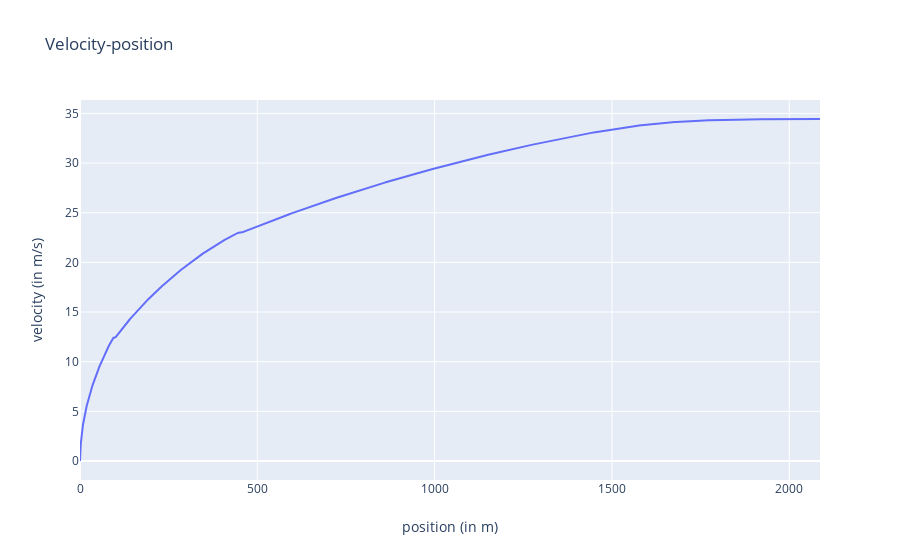

Here is the notebook cell this chart was saved with:
### Markdown cell above
# Compute and plot velocity versus postion graph

### Code cell
outputs = sol['outputs'] # outputs of the dispatcher
layout = go.Layout(title="Velocity-position",
                xaxis=dict(title='position (in m)'),
                yaxis=dict(title='velocity (in m/s)'))
data = [dict(x=outputs['positions'], y=outputs['velocities'])] # select the desired outputs
fig = go.Figure(data=data, layout=layout)
iplot(fig)

### Figure 1 — Plotly figure (JSON) as saved in the notebook; plotly's stock layout.template omitted (floating-point values rounded to 4 significant figures; data arrays with more than 128 entries replaced by an {"elided": "..."} marker saying what was removed)
{"data": [{"type": "scatter", "x": {"elided": "901 float values"}, "y": {"elided": "901 float values"}}], "layout": {"title": {"text": "Velocity-position"}, "xaxis": {"title": {"text": "position (in m)"}}, "yaxis": {"title": {"text": "velocity (in m/s)"}}}}
